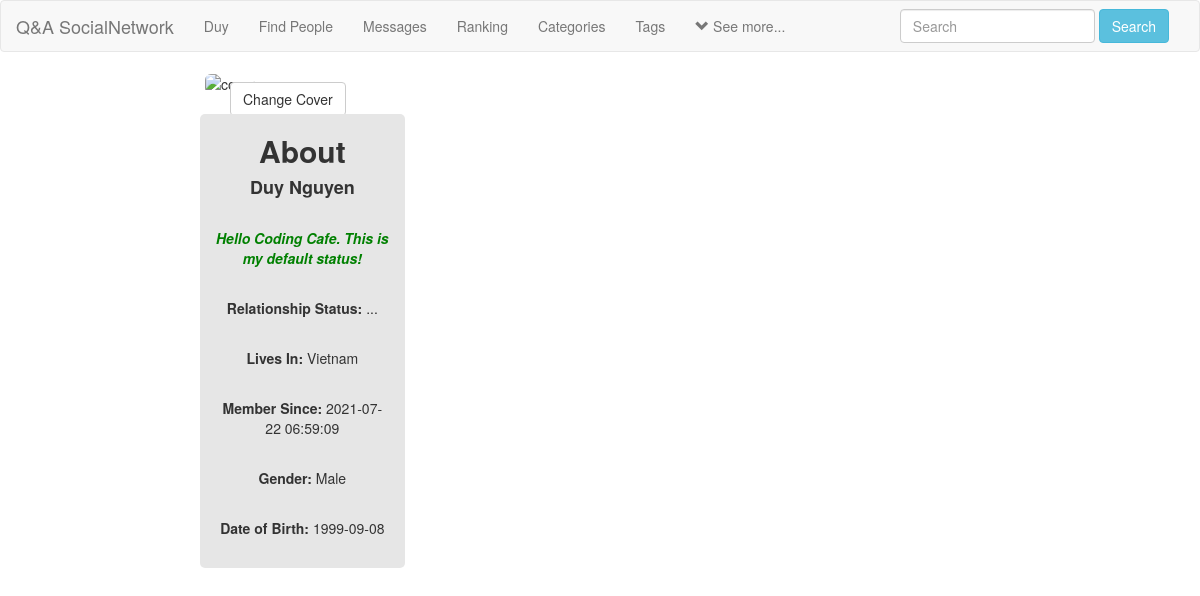
Before: /profile.php (signed in) with the older database file.
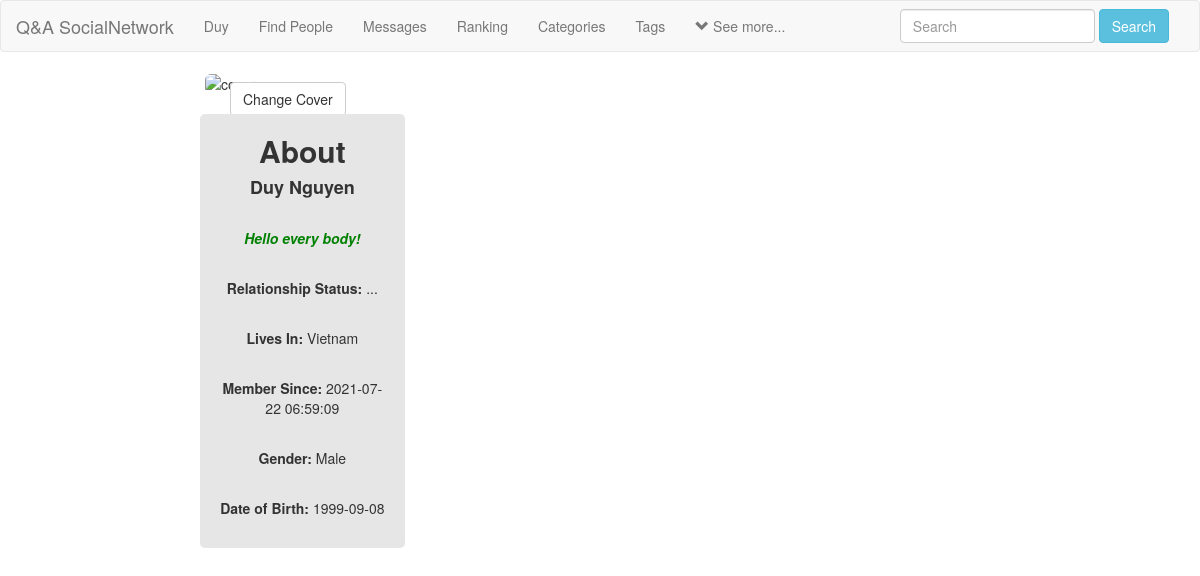
After: the same page with the newer database file.
### tables this page shows
CREATE TABLE `users` (
  `user_id` int(11) NOT NULL,
  `f_name` text NOT NULL,
  `l_name` text NOT NULL,
  `user_name` varchar(255) NOT NULL,
  `describe_user` varchar(255) NOT NULL,
  `Relationship` text NOT NULL,
  `user_pass` varchar(255) NOT NULL,
  `user_email` varchar(255) NOT NULL,
  `user_country` text NOT NULL,
  `user_gender` text NOT NULL,
  `user_birthday` text NOT NULL,
  `user_image` varchar(255) NOT NULL,
  `user_cover` varchar(255) NOT NULL,
  `user_reg_date` timestamp NOT NULL DEFAULT current_timestamp(),
  `status` text NOT NULL,
  `posts` text NOT NULL,
  `recovery_account` varchar(255) NOT NULL,
  `userpoint` int(11) NOT NULL DEFAULT 0
);

### profile.php (the view, shortened to what this page needs)
<!DOCTYPE html>
<?php
include("includes/header.php");
?>
<html>
<head>
    <link rel="stylesheet" href="https://maxcdn.bootstrapcdn.com/bootstrap/3.4.1/css/bootstrap.min.css">
    <link rel="stylesheet" type="text/css" href="style/home_style2.css"></link>
</head>
<body>
<div class="row">
	<div class="col-sm-2">
	</div>
	<div class="col-sm-8">
		<?php
			echo"
			<div>
				<div><img id='cover-img' class='img-rounded' src='cover/$user_cover' alt='cover'></div>
				<form action='profile.php?u_id=$user_id' method='post' enctype='multipart/form-data'>
				<ul class='nav pull-left' style='position:absolute;top:10px;left:40px;'>
					<li class='dropdown'>
						<button class='dropdown-toggle btn btn-default' data-toggle='dropdown'>Change Cover</button>
						<div class='dropdown-menu'>
							<center>
							<p>Click <strong>Select Cover</strong> and then click the <br> <strong>Update Cover</strong></p>
							<label class='btn btn-info'> Select Cover
							<input type='file' name='u_cover' size='60' />
							</label><br><br>
							<button name='submit' class='btn btn-info'>Update Cover</button>
							</center>
						</div>
					</li>
				</ul>
				</form>
			</div>
			<div id='profile-img'>
				<img src='users/$user_image' alt='Profile' class='img-circle' width='180px' height='185px'>
				<form action='profile.php?u_id='$user_id' method='post' enctype='multipart/form-data'>
				<label id='update_profile'> Select Profile
				<input type='file' name='u_image' size='60' />
				</label><br><br>
				<button id='button_profile' name='update' class='btn btn-info'>Update Profile</button>
				</form>
			</div><br>
			";
		?>
	</div>
	<div class="col-sm-2">
	</div>
</div>
<div class="row">
	<div class="col-sm-2">
	</div>
	<div class="col-sm-2" style="background-color: #e6e6e6;text-align: center;left: 0.8%;border-radius: 5px;">
		<?php
		echo"
			<center><h2><strong>About</strong></h2></center>
			<center><h4><strong>$first_name $last_name</strong></h4></center><br>
			<p><strong><i style='color:green;'>$describe_user</i></strong></p><br>
			<p><strong>Relationship Status: </strong> $Relationship_status</p><br>
			<p><strong>Lives In: </strong> $user_country</p><br>
			<p><strong>Member Since: </strong> $register_date</p><br>
			<p><strong>Gender: </strong> $user_gender</p><br>
			<p><strong>Date of Birth: </strong> $user_birthday</p><br>
		";
		?>
	</div>
	<div class="col-sm-6">
	</div>
	<div class='col-sm-2'>
	</div>
</div>
</body>
</html>

### includes/header.php (shortened to what this page needs)
<?php
include("functions/functions.php");
?>
<nav class="navbar navbar-default">
    <div class="container-fluid">
        <div class="navbar-header">
            <a href="home.php" class="navbar-brand">Q&A SocialNetwork</a>
        </div>
        <div class="collapse navbar-collapse" id="#bs-example-navbar-collapse-1">
            <ul class="nav navbar-nav">
                <?php
                if($_SESSION['user_email']!="guest")
                {
                    $user = $_SESSION['user_email'];
                    $get_user = "select * from users where user_email='$user'";
                    $run_user = mysqli_query($con,$get_user);
                    $row = mysqli_fetch_array($run_user);
                    $user_id = $row['user_id'];
                    $first_name = $row['f_name'];
                    $last_name = $row['l_name'];
                    $describe_user = $row['describe_user'];
                    $Relationship_status = $row['Relationship'];
                    $user_country = $row['user_country'];
                    $user_gender = $row['user_gender'];
                    $user_birthday = $row['user_birthday'];
                    $register_date = $row['user_reg_date'];
                }
                ?>
                <?php if($_SESSION['user_email']!="guest")
                { ?>
                    <li><a href='profile.php?<?php echo "u_id=$user_id" ?>'><?php echo "$first_name"; ?></a></li>
                    <li><a href="members.php">Find People</a></li>
                    <li><a href="messages.php?u_id=new">Messages</a></li>
				<?php }
                else
                { ?>
                    <li><a href="members.php">Find People</a></li>
                    <li><a href='signup.php'>SignUp</a></li>
                    <li><a href='signin.php'>SignIn</a></li>
               <?php } ?>
                    <li><a href="ranking.php">Ranking</a></li>
                        <li class='dropdown'>
                            <a href='#' class='dropdown-toggle' data-toggle='dropdown' role='button' aria-haspopup='true' aria-expanded='false'><span>Categories</span></a>
                        </li>
                         <li class='dropdown'>
                            <a href='#' class='dropdown-toggle' data-toggle='dropdown' role='button' aria-haspopup='true' aria-expanded='false'><span>Tags</span></a>
                        </li>
                        <?php if($_SESSION['user_email']!="guest")
                { ?>
                        <li class='dropdown'>
                            <a href='#' class='dropdown-toggle' data-toggle='dropdown' role='button' aria-haspopup='true' aria-expanded='false'><span><i class='glyphicon glyphicon-chevron-down'></i> See more...</span></a>
                        </li>
                    <?php }?>
            </ul>
            <ul class="nav navbar-nav navbar-right">
				<li class="dropdown">
					<form class="navbar-form navbar-left" method="get" action="results.php">
						<div class="form-group">
							<input type="text" class="form-control" name="user_query" placeholder="Search">
						</div>
						<button type="submit" class="btn btn-info" name="search">Search</button>
					</form>
				</li>
			</ul>
        </div>
    </div>
</nav>

### style/home_style2.css (style rules this page uses)
body { overflow-x: hidden; }
label { padding: 7px; display: table; color: #fff; }

### profile.php (style rules this page uses)
#profile-img { position: absolute; top: 160px; left: 40px; }
#update_profile { position: relative; top: -33px; cursor:pointer; left: 93px; border-radius: 4px; background-color: rgba(0, 0, 0, 0.1); transform: translate(-50%, -50%); }
#button_profile { position: absolute; top: 210px; left: 93px; cursor: pointer; transform:translate(-50%, -50%); }

Changed rows visible on the page:
changed users "Duy": describe_user "Hello Coding Cafe. This is my default status!" → "Hello every body!"
